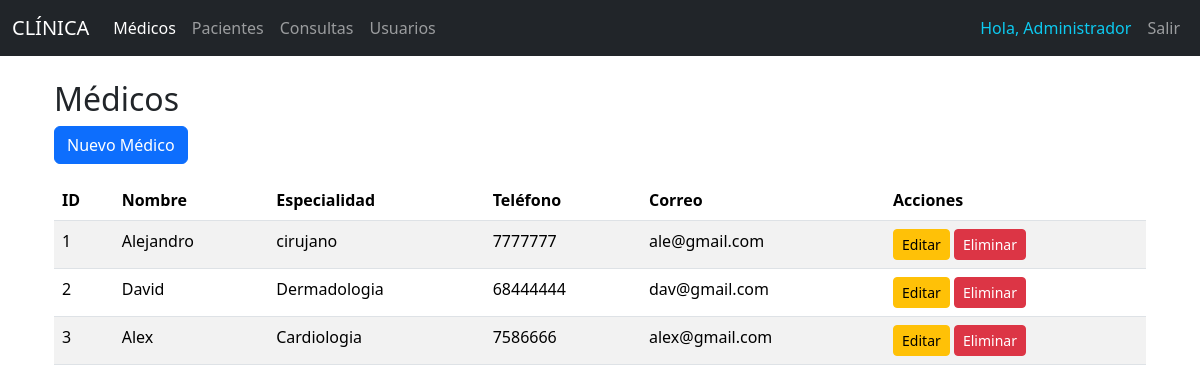
Page /medicos/ (signed in) on the earlier database version.
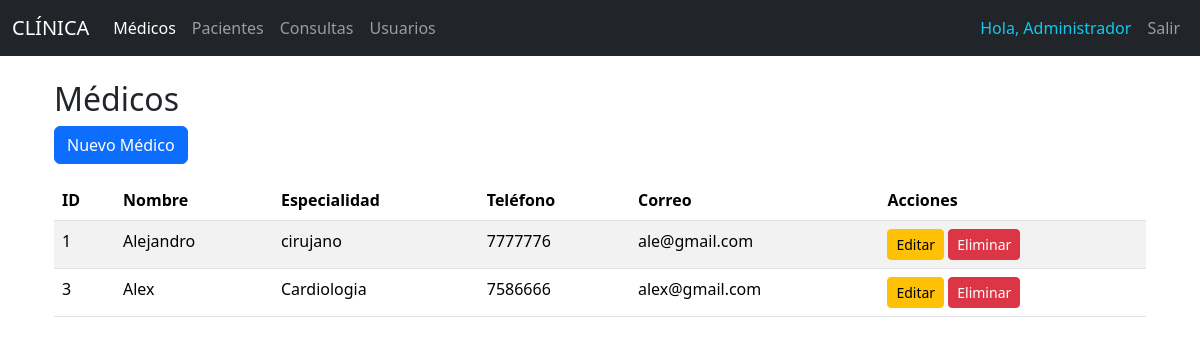
Same page on the later database version.
### models/medico_model.py (models this page shows, shortened)
class Medico(db.Model):
    __tablename__ = "medicos"
    id = db.Column(db.Integer, primary_key=True)
    nombre = db.Column(db.String(80), nullable=False)
    especialidad = db.Column(db.String(100), nullable=False)
    telefono = db.Column(db.String(20), nullable=False)
    correo = db.Column(db.String(100), nullable=False)
    consultas = db.relationship('Consulta', back_populates='medico', cascade="all, delete-orphan")
    @staticmethod
    def get_all():
        return Medico.query.all()
    def delete(self):
        db.session.delete(self)
        db.session.commit()

### controllers/medico_controller.py (the view)
@medico_bp.route("/")
@login_required  # Proteger esta ruta
def index():
    medicos = Medico.get_all()
    return medico_view.list(medicos)

### run.py (called while the page is built)
@app.context_processor
def inject_active_path():
    def is_active(path):
        return 'active' if request.path == path else ''
    return(dict(is_active = is_active))

### view/medico_view.py (called while the page is built)
def list(medicos):
    return render_template('medicos/index.html', medicos=medicos)

### templates/medicos/index.html (shortened to what this page needs)
{% extends "base.html" %}
{% block content %}
<div class="container">
    <h2>Médicos</h2>
    <a href="{{ url_for('medico.create') }}" class="btn btn-primary mb-3">Nuevo Médico</a>
    <table class="table table-striped">
        <thead>
            <tr>
                <th>ID</th>
                <th>Nombre</th>
                <th>Especialidad</th>
                <th>Teléfono</th>
                <th>Correo</th>
                <th>Acciones</th>
            </tr>
        </thead>
        <tbody>
            {% for medico in medicos %}
            <tr>
                <td>{{ medico.id }}</td>
                <td>{{ medico.nombre }}</td>
                <td>{{ medico.especialidad }}</td>
                <td>{{ medico.telefono }}</td>
                <td>{{ medico.correo }}</td>
                <td>
                    <a href="{{ url_for('medico.edit', id=medico.id) }}" class="btn btn-sm btn-warning">Editar</a>
                    <a href="{{ url_for('medico.delete', id=medico.id) }}" class="btn btn-sm btn-danger" onclick="return confirm('Estás seguro de eliminar ?')">Eliminar</a>
                </td>
            </tr>
            {% endfor %}
        </tbody>
    </table>
</div>
{% endblock %}

Differences in the rows shown:
removed Medico: id "2", nombre "David", especialidad "Dermadologia", telefono "68444444", correo "dav@gmail.com"
changed Medico "Alejandro": telefono "7777777" → "7777776"
